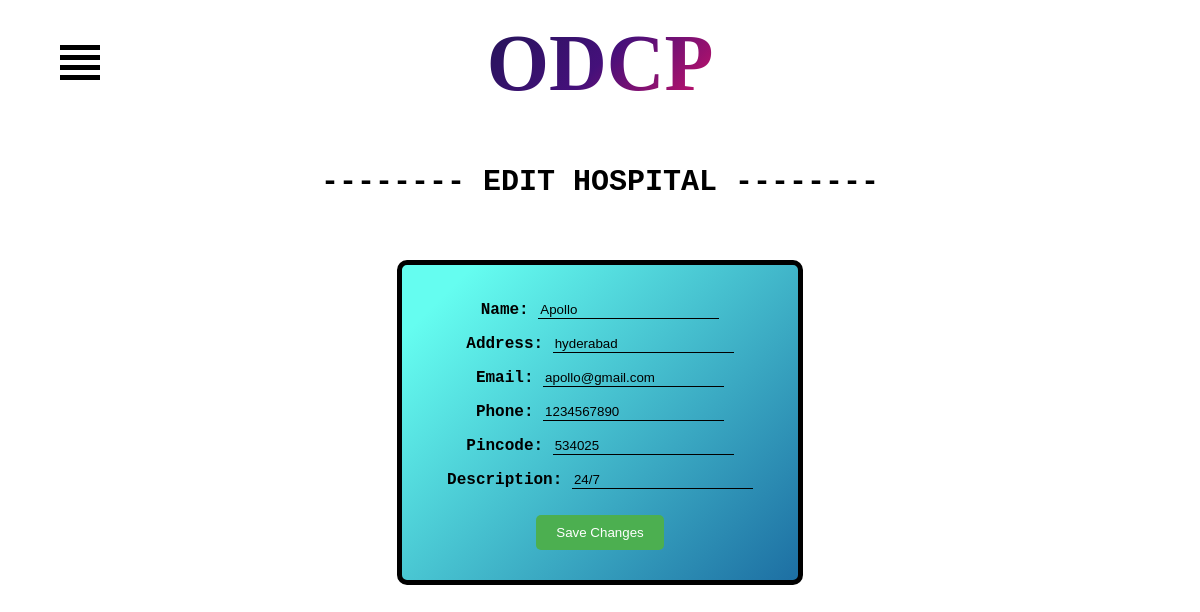
Page /hospital_edit/?id=2 on the committed database.
### hack0/spro/sapp/models.py (models this page shows)
class hospital(models.Model):
    id = models.AutoField(primary_key=True)
    name = models.CharField(max_length=100)
    address = models.CharField(max_length=100)
    email = models.EmailField()
    phone_number = models.IntegerField()
    pincode_regex = RegexValidator(regex=r'^[0-9]{6}$', message="Enter a valid Indian pincode.")
    pincode = models.CharField(max_length=6, validators=[pincode_regex])
    description=models.CharField(max_length=100)

### hack0/spro/sapp/views.py (the view)
# urls.py: path('hospital_edit/', views.hospital_edit, name='hospital_edit'),
def hospital_edit(request):#, pk):
    my_hospital = hospital.objects.get(id=request.GET.get('id'))
    if request.method == "POST":
        form = HospitalForm(request.POST, instance=my_hospital) #########
        if form.is_valid():
            my_hospital = form.save(commit=False)
            my_hospital.save()
            messages.success(request,'Successfully edited hospital details')
            return redirect('hospital_list')
    else:
        form = HospitalForm(instance=my_hospital)
    return render(request, 'hospital_edit.html', {'form': form})

### hack0/spro/sapp/forms.py
class HospitalForm(forms.ModelForm):
    name = forms.CharField(label='Name', max_length=100, error_messages={'required':'' }, widget=TextInput(attrs={'class': 'form-control'}))
    address = forms.CharField(label='Address', max_length=200, error_messages={'required':'' }, widget=TextInput(attrs={'class': 'form-control'}))
    phone_number = forms.CharField(label='Phone', max_length=20, error_messages={'required':'' }, widget=TextInput(attrs={'class': 'form-control'}))
    email = forms.CharField(label='Email', max_length=100, error_messages={'required':'' }, widget=TextInput(attrs={'class': 'form-control'}))
    pincode = forms.CharField(label='Pincode', max_length=200, error_messages={'required':'' }, widget=TextInput(attrs={'class': 'form-control'}))
    description = forms.CharField(label='Description', max_length=200, error_messages={'required':'' }, widget=TextInput(attrs={'class': 'form-control'}))
    class Meta:
        model = hospital
        fields = ('name', 'address', 'email', 'phone_number', 'pincode', 'description')

### hack0/spro/sapp/templates/hospital_edit.html (shortened to what this page needs)
<!DOCTYPE html>
<html lang="en">
<head>
</head>
<body>
  {% extends 'base.html' %}
  {% block content %}
<body>
    <div class="container">
      <div class="center">			<div class="row">
        <div class="col-md-12 text-center">
        <h4 class="animate-charcter"> ODCP</h4>
        </div>
      </div>
    </div>
      </div>
      <div class="menu-container">
        <div class="hamburger-icon">
          <label for="openmenu" id="hamburger-label">
            <span></span>
            <span></span>
            <span></span>
            <span></span>
          </label>
        </div>
      </div>
  <br><br>
  <h2  style="font-family:Courier;left: 50%;margin-top: 10px; font-size: 30px;text-align: center;">-------- EDIT HOSPITAL --------</h2>
  <br>
      <br>
  <form method="POST" action="{% url 'hospital_edit' %}">
    {{ form.as_p }}
    <button type="submit">Save Changes</button>
  </form>
    {% endblock %}

### hack0/spro/sapp/templates/hospital_edit.html (style rules this page uses)
button { background-color: #4CAF50; color: white; border: none; padding: 10px 20px; margin: 10px; border-radius: 5px; cursor: pointer; transition: background-color 0.5s ease; }
.hamburger-icon { position: absolute; z-index: 3; top: 5vh; left: 5vw; padding-bottom: 2vh; }
.hamburger-icon span { height: 5px; width: 40px; background-color: black; display: block; margin: 5px 0px 5px 0px; transition: 0.7s ease-in-out; transform: none; }
.menu-links li, a, span { transition: 0.5s ease-in-out; }
.animate-charcter { text-transform: uppercase; background-image: linear-gradient( -225deg, #231557 0%, #44107a 29%, #ff1361 67%, #fff800 100% ); margin-bottom: 10px; margin-top: 10px; background-size: auto auto; background-clip: border-box; background-size: 200% auto; color: #fff; background-clip: text; text-fill-color: transparent; -webkit-background-clip: text; -webkit-text-fill-color: transparent; animation: textclip 2s linear infinite; display: inline-block; font-size: 80px; }
.center { text-align: center; }
form { width: 30%; margin: 0 auto; border: 5px solid black; padding: 20px; text-align: center; font-weight: bold; font-size: auto; font-family: 'Courier New', Courier, monospace; border-radius: 10px; background-image: linear-gradient( 135deg, #65FDF0 10%, #1D6FA3 100%); }
form input[type="text"], form input[type="email"], form input[type="password"], form input[type="number"], form textarea { border: none; border-bottom: 1px solid black; outline: none; background-color: transparent; }

### rows in the picture
hospital: name "Apollo", address "hyderabad", email "apollo@gmail.com", phone_number "1234567890", pincode "534025", description "24/7"
